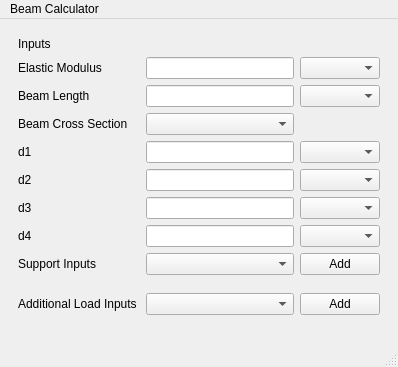
<?xml version="1.0" encoding="UTF-8"?>
<ui version="4.0">
 <class>MainWindow</class>
 <widget class="QMainWindow" name="MainWindow">
  <property name="geometry">
   <rect>
    <x>0</x>
    <y>0</y>
    <width>326</width>
    <height>367</height>
   </rect>
  </property>
  <property name="windowTitle">
   <string>MainWindow</string>
  </property>
  <widget class="QWidget" name="centralwidget">
   <layout class="QGridLayout" name="gridLayout_3">
    <item row="0" column="0">
     <widget class="QStackedWidget" name="stackedWidget">
      <property name="currentIndex">
       <number>1</number>
      </property>
      <widget class="QWidget" name="page"/>
      <widget class="QWidget" name="page_2">
       <layout class="QGridLayout" name="gridLayout_2">
        <item row="1" column="0">
         <layout class="QGridLayout" name="gridLayout">
          <item row="7" column="0">
           <widget class="QLabel" name="d4_label">
            <property name="text">
             <string>d4</string>
            </property>
           </widget>
          </item>
          <item row="3" column="0">
           <widget class="QLabel" name="label_4">
            <property name="text">
             <string>Beam Cross Section </string>
            </property>
           </widget>
          </item>
          <item row="5" column="1">
           <widget class="QLineEdit" name="d2"/>
          </item>
          <item row="4" column="2">
           <widget class="QComboBox" name="d1_unit"/>
          </item>
          <item row="8" column="2">
           <widget class="QPushButton" name="support_add">
            <property name="text">
             <string>Add</string>
            </property>
           </widget>
          </item>
          <item row="5" column="2">
           <widget class="QComboBox" name="d2_unit"/>
          </item>
          <item row="6" column="0">
           <widget class="QLabel" name="d3_label">
            <property name="text">
             <string>d3</string>
            </property>
           </widget>
          </item>
          <item row="7" column="1">
           <widget class="QLineEdit" name="d4"/>
          </item>
          <item row="10" column="1">
           <widget class="QComboBox" name="load_combo">
            <property name="placeholderText">
             <string>Loads </string>
            </property>
           </widget>
          </item>
          <item row="4" column="0">
           <widget class="QLabel" name="d1_label">
            <property name="text">
             <string>d1</string>
            </property>
           </widget>
          </item>
          <item row="1" column="0">
           <widget class="QLabel" name="label_9">
            <property name="text">
             <string>Elastic Modulus </string>
            </property>
           </widget>
          </item>
          <item row="5" column="0">
           <widget class="QLabel" name="d2_label">
            <property name="text">
             <string>d2</string>
            </property>
           </widget>
          </item>
          <item row="2" column="2">
           <widget class="QComboBox" name="length_unit_"/>
          </item>
          <item row="10" column="0">
           <widget class="QLabel" name="label">
            <property name="text">
             <string>Additional Load Inputs </string>
            </property>
           </widget>
          </item>
          <item row="0" column="0">
           <widget class="QLabel" name="label_2">
            <property name="text">
             <string>Inputs</string>
            </property>
           </widget>
          </item>
          <item row="8" column="0">
           <widget class="QLabel" name="label_10">
            <property name="text">
             <string>Support Inputs </string>
            </property>
           </widget>
          </item>
          <item row="2" column="1">
           <widget class="QLineEdit" name="beam_length_in"/>
          </item>
          <item row="10" column="2">
           <widget class="QPushButton" name="load_add">
            <property name="text">
             <string>Add</string>
            </property>
           </widget>
          </item>
          <item row="9" column="0" colspan="3">
           <widget class="QWidget" name="support_window" native="true"/>
          </item>
          <item row="6" column="2">
           <widget class="QComboBox" name="d3_unit"/>
          </item>
          <item row="1" column="2">
           <widget class="QComboBox" name="E_unit_"/>
          </item>
          <item row="4" column="1">
           <widget class="QLineEdit" name="d1"/>
          </item>
          <item row="6" column="1">
           <widget class="QLineEdit" name="d3">
            <property name="enabled">
             <bool>true</bool>
            </property>
           </widget>
          </item>
          <item row="7" column="2">
           <widget class="QComboBox" name="d4_unit"/>
          </item>
          <item row="1" column="1">
           <widget class="QLineEdit" name="E_in"/>
          </item>
          <item row="8" column="1">
           <widget class="QComboBox" name="support_combo">
            <property name="placeholderText">
             <string>Support </string>
            </property>
           </widget>
          </item>
          <item row="2" column="0">
           <widget class="QLabel" name="label_3">
            <property name="text">
             <string>Beam Length</string>
            </property>
           </widget>
          </item>
          <item row="3" column="1">
           <widget class="QComboBox" name="cross_section_combo">
            <property name="currentText">
             <string/>
            </property>
            <property name="placeholderText">
             <string>Select a cross-section</string>
            </property>
           </widget>
          </item>
          <item row="11" column="0" colspan="3">
           <widget class="QWidget" name="load_window" native="true"/>
          </item>
         </layout>
        </item>
       </layout>
      </widget>
     </widget>
    </item>
   </layout>
  </widget>
  <widget class="QMenuBar" name="menubar">
   <property name="geometry">
    <rect>
     <x>0</x>
     <y>0</y>
     <width>326</width>
     <height>17</height>
    </rect>
   </property>
   <widget class="QMenu" name="menuBeam_Calculator">
    <property name="title">
     <string>Beam Calculator</string>
    </property>
   </widget>
   <addaction name="menuBeam_Calculator"/>
  </widget>
  <widget class="QStatusBar" name="statusbar"/>
 </widget>
 <resources/>
 <connections/>
</ui>
